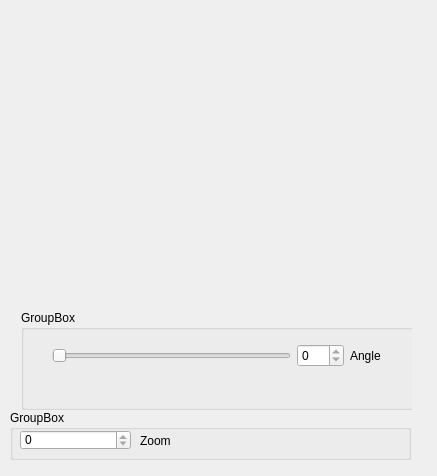
<?xml version="1.0" encoding="UTF-8"?>
<ui version="4.0">
 <class>MainWindow</class>
 <widget class="QMainWindow" name="MainWindow">
  <property name="geometry">
   <rect>
    <x>0</x>
    <y>0</y>
    <width>437</width>
    <height>476</height>
   </rect>
  </property>
  <property name="minimumSize">
   <size>
    <width>400</width>
    <height>400</height>
   </size>
  </property>
  <property name="maximumSize">
   <size>
    <width>500</width>
    <height>500</height>
   </size>
  </property>
  <property name="windowTitle">
   <string>MainWindow</string>
  </property>
  <widget class="QWidget" name="centralWidget">
   <property name="minimumSize">
    <size>
     <width>400</width>
     <height>400</height>
    </size>
   </property>
   <property name="maximumSize">
    <size>
     <width>800</width>
     <height>800</height>
    </size>
   </property>
   <widget class="QWidget" name="verticalLayoutWidget">
    <property name="geometry">
     <rect>
      <x>10</x>
      <y>310</y>
      <width>402</width>
      <height>102</height>
     </rect>
    </property>
    <layout class="QVBoxLayout" name="vblControls">
     <property name="spacing">
      <number>0</number>
     </property>
     <property name="topMargin">
      <number>0</number>
     </property>
     <item>
      <widget class="QGroupBox" name="gbxRotation">
       <property name="minimumSize">
        <size>
         <width>400</width>
         <height>100</height>
        </size>
       </property>
       <property name="maximumSize">
        <size>
         <width>500</width>
         <height>100</height>
        </size>
       </property>
       <property name="title">
        <string>GroupBox</string>
       </property>
       <widget class="QWidget" name="horizontalLayoutWidget">
        <property name="geometry">
         <rect>
          <x>20</x>
          <y>20</y>
          <width>351</width>
          <height>51</height>
         </rect>
        </property>
        <layout class="QHBoxLayout" name="hblRotationZ">
         <item>
          <widget class="QSlider" name="sldRotationZ">
           <property name="maximum">
            <number>359</number>
           </property>
           <property name="orientation">
            <enum>Qt::Horizontal</enum>
           </property>
          </widget>
         </item>
         <item>
          <widget class="QSpinBox" name="sbxRotationZ">
           <property name="readOnly">
            <bool>true</bool>
           </property>
           <property name="maximum">
            <number>359</number>
           </property>
          </widget>
         </item>
         <item>
          <widget class="QLabel" name="lblRotationZ">
           <property name="text">
            <string>Angle</string>
           </property>
          </widget>
         </item>
        </layout>
       </widget>
      </widget>
     </item>
    </layout>
   </widget>
   <widget class="MyGLWidget" name="widget" native="true">
    <property name="geometry">
     <rect>
      <x>0</x>
      <y>0</y>
      <width>500</width>
      <height>301</height>
     </rect>
    </property>
    <property name="minimumSize">
     <size>
      <width>400</width>
      <height>250</height>
     </size>
    </property>
    <property name="maximumSize">
     <size>
      <width>500</width>
      <height>400</height>
     </size>
    </property>
   </widget>
   <widget class="QGroupBox" name="groupBox">
    <property name="geometry">
     <rect>
      <x>10</x>
      <y>410</y>
      <width>401</width>
      <height>50</height>
     </rect>
    </property>
    <property name="minimumSize">
     <size>
      <width>400</width>
      <height>50</height>
     </size>
    </property>
    <property name="maximumSize">
     <size>
      <width>500</width>
      <height>50</height>
     </size>
    </property>
    <property name="title">
     <string>GroupBox</string>
    </property>
    <widget class="QSpinBox" name="sbxZoom">
     <property name="geometry">
      <rect>
       <x>10</x>
       <y>20</y>
       <width>111</width>
       <height>20</height>
      </rect>
     </property>
     <property name="readOnly">
      <bool>true</bool>
     </property>
     <property name="minimum">
      <number>-99</number>
     </property>
    </widget>
    <widget class="QLabel" name="lblZoom">
     <property name="geometry">
      <rect>
       <x>130</x>
       <y>10</y>
       <width>31</width>
       <height>41</height>
      </rect>
     </property>
     <property name="text">
      <string>Zoom</string>
     </property>
    </widget>
   </widget>
  </widget>
 </widget>
 <layoutdefault spacing="6" margin="11"/>
 <customwidgets>
  <customwidget>
   <class>MyGLWidget</class>
   <extends>QWidget</extends>
   <header>myglwidget.h</header>
   <container>1</container>
  </customwidget>
 </customwidgets>
 <resources/>
 <connections>
  <connection>
   <sender>sldRotationZ</sender>
   <signal>valueChanged(int)</signal>
   <receiver>sbxRotationZ</receiver>
   <slot>setValue(int)</slot>
   <hints>
    <hint type="sourcelabel">
     <x>106</x>
     <y>351</y>
    </hint>
    <hint type="destinationlabel">
     <x>347</x>
     <y>365</y>
    </hint>
   </hints>
  </connection>
 </connections>
</ui>
